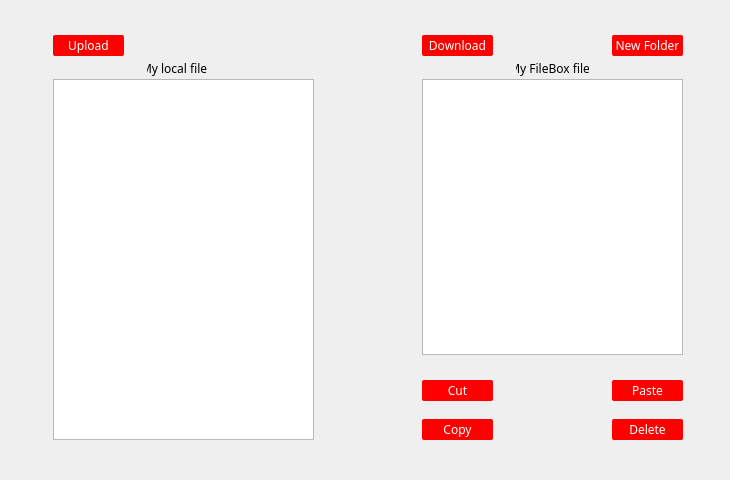
<?xml version="1.0" encoding="UTF-8"?>
<ui version="4.0">
 <class>FileBox</class>
 <widget class="QWidget" name="FileBox">
  <property name="geometry">
   <rect>
    <x>0</x>
    <y>0</y>
    <width>730</width>
    <height>480</height>
   </rect>
  </property>
  <property name="minimumSize">
   <size>
    <width>730</width>
    <height>480</height>
   </size>
  </property>
  <property name="maximumSize">
   <size>
    <width>730</width>
    <height>480</height>
   </size>
  </property>
  <property name="windowTitle">
   <string>FileBox</string>
  </property>
  <property name="windowIcon">
   <iconset resource="../../resources/images/images.qrc">
    <normaloff>:/images/FileBox_1.png</normaloff>:/images/FileBox_1.png</iconset>
  </property>
  <property name="styleSheet">
   <string notr="true">*{
	font-family: Trajan;
}

#FileBox {
	background: url(:/images/bg.png);
}

QPushButton{
        border-radius: 2px;
        background: red;
		color: white;
}</string>
  </property>
  <widget class="QPushButton" name="pbUpload">
   <property name="enabled">
    <bool>true</bool>
   </property>
   <property name="geometry">
    <rect>
     <x>53</x>
     <y>35</y>
     <width>71</width>
     <height>21</height>
    </rect>
   </property>
   <property name="text">
    <string>Upload</string>
   </property>
  </widget>
  <widget class="QLabel" name="lblLocalFiles">
   <property name="geometry">
    <rect>
     <x>147</x>
     <y>60</y>
     <width>60</width>
     <height>16</height>
    </rect>
   </property>
   <property name="layoutDirection">
    <enum>Qt::RightToLeft</enum>
   </property>
   <property name="text">
    <string>My local files</string>
   </property>
   <property name="alignment">
    <set>Qt::AlignCenter</set>
   </property>
  </widget>
  <widget class="FileSystemTreeView" name="twLocalFiles">
   <property name="geometry">
    <rect>
     <x>53</x>
     <y>79</y>
     <width>261</width>
     <height>361</height>
    </rect>
   </property>
   <property name="selectionMode">
    <enum>QAbstractItemView::ExtendedSelection</enum>
   </property>
  </widget>
  <widget class="QPushButton" name="pbCopy">
   <property name="geometry">
    <rect>
     <x>422</x>
     <y>419</y>
     <width>71</width>
     <height>21</height>
    </rect>
   </property>
   <property name="styleSheet">
    <string notr="true"/>
   </property>
   <property name="text">
    <string>Copy</string>
   </property>
  </widget>
  <widget class="QPushButton" name="pbPaste">
   <property name="geometry">
    <rect>
     <x>612</x>
     <y>380</y>
     <width>71</width>
     <height>21</height>
    </rect>
   </property>
   <property name="styleSheet">
    <string notr="true"/>
   </property>
   <property name="text">
    <string>Paste</string>
   </property>
  </widget>
  <widget class="FileSystemTreeView" name="twRemoteFiles">
   <property name="geometry">
    <rect>
     <x>422</x>
     <y>79</y>
     <width>261</width>
     <height>276</height>
    </rect>
   </property>
   <property name="selectionMode">
    <enum>QAbstractItemView::ExtendedSelection</enum>
   </property>
  </widget>
  <widget class="QPushButton" name="pbDelete">
   <property name="geometry">
    <rect>
     <x>612</x>
     <y>419</y>
     <width>71</width>
     <height>21</height>
    </rect>
   </property>
   <property name="styleSheet">
    <string notr="true"/>
   </property>
   <property name="text">
    <string>Delete</string>
   </property>
  </widget>
  <widget class="QPushButton" name="pbCut">
   <property name="geometry">
    <rect>
     <x>422</x>
     <y>380</y>
     <width>71</width>
     <height>21</height>
    </rect>
   </property>
   <property name="styleSheet">
    <string notr="true"/>
   </property>
   <property name="text">
    <string>Cut</string>
   </property>
  </widget>
  <widget class="QLabel" name="lblRemoteFiles">
   <property name="geometry">
    <rect>
     <x>516</x>
     <y>60</y>
     <width>73</width>
     <height>16</height>
    </rect>
   </property>
   <property name="text">
    <string>My FileBox files</string>
   </property>
   <property name="alignment">
    <set>Qt::AlignCenter</set>
   </property>
  </widget>
  <widget class="QPushButton" name="pbNewFolder">
   <property name="geometry">
    <rect>
     <x>612</x>
     <y>35</y>
     <width>71</width>
     <height>21</height>
    </rect>
   </property>
   <property name="styleSheet">
    <string notr="true"/>
   </property>
   <property name="text">
    <string>New Folder</string>
   </property>
  </widget>
  <widget class="QPushButton" name="pbDownload">
   <property name="geometry">
    <rect>
     <x>422</x>
     <y>35</y>
     <width>71</width>
     <height>21</height>
    </rect>
   </property>
   <property name="text">
    <string>Download</string>
   </property>
  </widget>
 </widget>
 <customwidgets>
  <customwidget>
   <class>FileSystemTreeView</class>
   <extends>QTreeView</extends>
   <header>filesystemtreeview.h</header>
  </customwidget>
 </customwidgets>
 <resources>
  <include location="../../resources/images/images.qrc"/>
 </resources>
 <connections/>
</ui>
